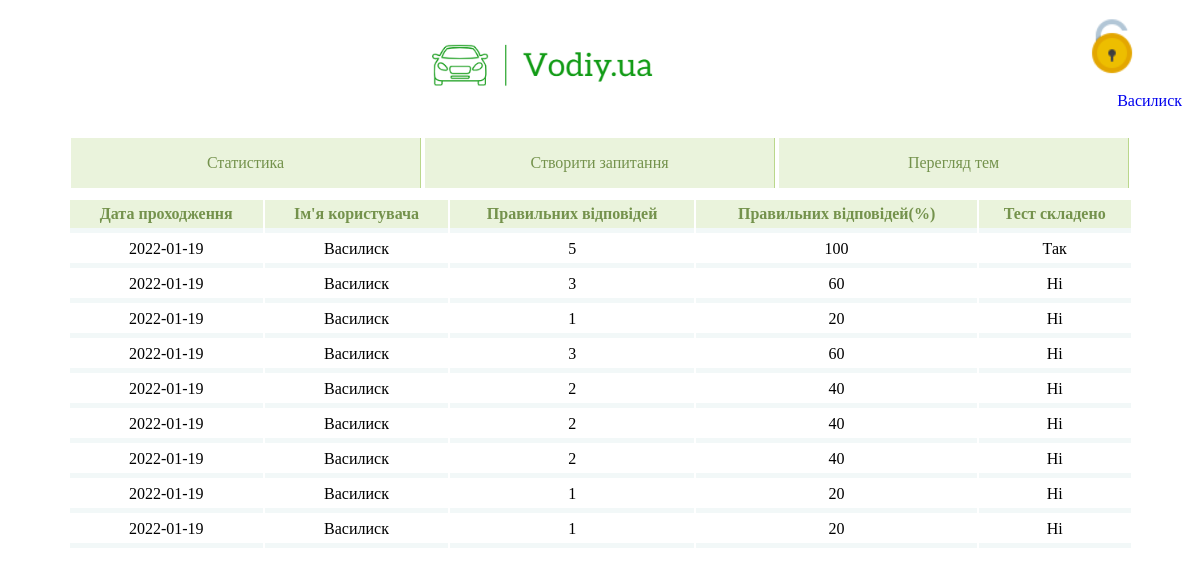
Screenshot of /admin/stats (signed in) with the database file from the repository.
### models.py (models this page shows)
class Users(db.Model):
    id = db.Column(db.Integer, primary_key=True)
    login = db.Column(db.String, unique=True)
    email = db.Column(db.String, unique=True)
    password = db.Column(db.String, nullable=False)
    tests = db.relationship('History', backref='users')

class History(db.Model):
    id = db.Column(db.Integer, primary_key=True)
    user_id = db.Column(db.Integer, db.ForeignKey('users.id'), nullable=False)
    correct_answers_number = db.Column(db.Integer, nullable=False)
    correct_answers_percent = db.Column(db.Integer, nullable=False)
    complete = db.Column(db.Boolean, nullable=False)
    date = db.Column(db.Date, nullable=False)

### admin/admin.py (the view)
@admin.route('/stats')
def stats():
    return render_template('admin/stats.html', user=Admin, users_history=Admin.get_users_history(), tests_number=len(Admin.get_history()))

### Admin.py (called while the page is built)
    @classmethod
    def get_users_history(cls):
        return DataBase.get_users_history()

    @classmethod
    def get_history(cls):
        return DataBase.get_history()

### DataBase.py (called while the page is built)
    @classmethod
    def get_users_history(cls):
        return Users.query.all()

    @classmethod
    def get_history(cls):
        return History.query.all()

### Visitor.py (called while the page is built)
    @classmethod
    def is_authorized(cls):
        if session.get('logged') == 'True':
            return True
        else:
            return False

    @classmethod
    def get_name(cls):
        if session.get('logged'):
            return session.get('user_name')
        else:
            return 'Not authorized'

### admin/templates/admin/stats.html
{% extends 'admin/base.html' %}
{% block content %}
<center>
	<table class="table">
		<thead>
			<tr>
				<th>Дата проходження</th>
				<th>Ім'я користувача</th>
				<th>Правильних відповідей</th>
				<th>Правильних відповідей(%)</th>
				<th>Тест складено</th>
			</tr>
		</thead>
		{% if tests_number < 1 %}
		<tbody>
		<tr><td colspan="5" align="center" style="color: #74924C;">Ця таблиця порожня! Наразі не існує жодного запису результатів.</td></tr>
		</tbody>
		{% else %}
			{% for user_one in users_history %}
			{% for test in user_one.tests %}
			<tbody>
			<tr>
				<td align="center"> {{ test.date }} </td>
				<td align="center"> {{ user_one.login }} </td>
				<td align="center"> {{ test.correct_answers_number }} </td>
				<td align="center"> {{ test.correct_answers_percent }} </td>
				{% if test.complete %}
				<td align="center"> Так </td>
				{% else %}
				<td align="center">Ні</td>
				{% endif %}
			</tr>
			</tbody>
			{% endfor %}
			{% endfor %}
		{% endif %}
	</table>
</center>
{% endblock %}

### admin/templates/admin/base.html (shortened to what this page needs)
<!DOCTYPE html>
<html lang="en">
<head>
    <link type="text/css" rel="stylesheet" href="{{ url_for('admin.static', filename='css/menu.css') }}"/>
    <link type="text/css" rel="stylesheet" href="{{ url_for('admin.static', filename='css/styles.css') }}"/>
    <link type="text/css" rel="stylesheet" href="{{ url_for('admin.static', filename='css/table.css') }}"/>
</head>
<body>
<div class="wrapper">
    <div class="header">
        <div class="inner-header" style="text-align:center;">
            <img src="static/img/logo.png" height="120px;">
            <a href="sign-in">
                {% if(user.is_authorized()) %}
                <img src="static/img/unlock.png" height="60px;" align="right" style="margin-top:10px; margin-right:50px;">
                {% else %}
                <img src="static/img/lock.png" height="60px;" align="right" style="margin-top:10px; margin-right:50px;">
                {% endif %}
                <p align="right" style="margin-top: -40px; padding-right:10px;">{{user.get_name()}}</p>
            </a>
        </div>
    </div>
 <div class="pagination">
        <div class="inner-pagination">
            <nav class="three" style="text-align:center;">
                <ul>
                    <li><a href="stats">Статистика</a></li>
                    <li><a href="new_questions">Створити запитання</a></li>
                    <li><a href="themes">Перегляд тем</a></li>
                </ul>
            </nav>
        </div>
    </div>
    {% block content %} {% endblock %}
</div>
</body>
</html>

### admin/static/css/menu.css (style rules this page uses)
ul { list-style: none; margin: 0 auto; }
a { text-decoration: none; font-family: lucida console; transition: .5s linear; }
.three ul { padding: 0; border-color: #71e761; }
.three li { display: inline-block; width: 350px; }
.three a { padding: 1em; display: block; color: #74924C; border-right: 1px solid #BAD78B; background: rgba(186, 215, 139, .3); }

### admin/static/css/styles.css (style rules this page uses)
* { box-sizing: border-box; }
.header { margin-bottom: 10px; }
.inner-header { height: 120px; }
.pagination { margin-bottom: 10px; }
.inner-pagination { height: 50px; }

### admin/static/css/table.css (style rules this page uses)
.table { width: 1065px; margin-bottom: 20px; border: 15px solid rgba(190, 215, 139, .3) border-top: 5px solid rgba(190, 215, 139, .3) border-collapse: collapse; }
.table th { font-weight: bold; padding: 5px; background: rgba(186, 215, 139, .3); border: none; color: #74924C; border-bottom: 5px solid #F2F8F8; font-family: lucida console; }
.table td { padding: 5px; border: none; border-bottom: 5px solid #F2F8F8; font-family: lucida console; transition: .5s linear; }

### rows the page displays
Users: get_name "Василиск", login "Василиск"
History: date "2022-01-19", correct_answers_number "5", correct_answers_percent "100", complete "Так"
History: date "2022-01-19", correct_answers_number "3", correct_answers_percent "60", complete "Ні"
History: date "2022-01-19", correct_answers_number "1", correct_answers_percent "20", complete "Ні"
History: date "2022-01-19", correct_answers_number "3", correct_answers_percent "60", complete "Ні"
History: date "2022-01-19", correct_answers_number "2", correct_answers_percent "40", complete "Ні"
History: date "2022-01-19", correct_answers_number "2", correct_answers_percent "40", complete "Ні"
History: date "2022-01-19", correct_answers_number "2", correct_answers_percent "40", complete "Ні"
History: date "2022-01-19", correct_answers_number "1", correct_answers_percent "20", complete "Ні"
History: date "2022-01-19", correct_answers_number "1", correct_answers_percent "20", complete "Ні"
